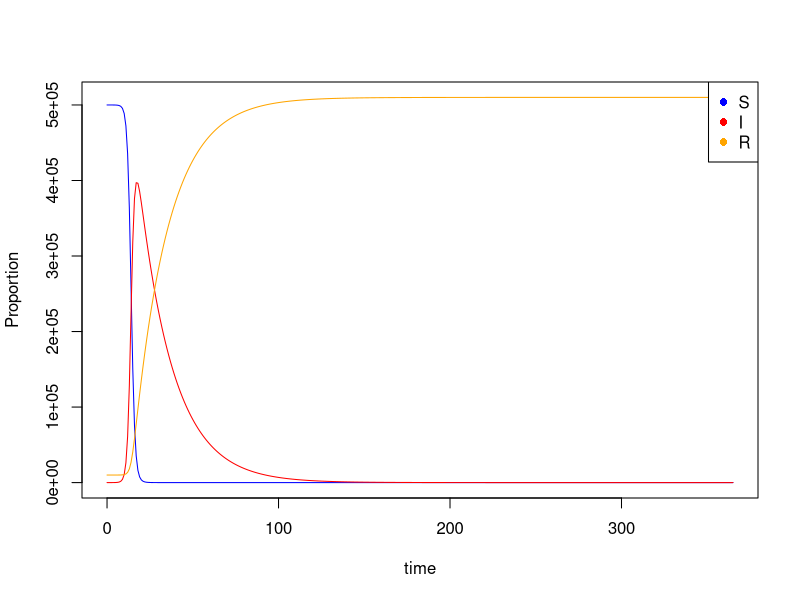

This figure's R source:
## ---- chunk 1
  knitr::opts_chunk$set(echo = TRUE, fig.align="center")
## ---- chunk 2
sir_function <- function(t, y, param){
  beta = param["beta"]
  v = param["v"]
  gamma = param["gamma"]
  S = y["S"]; I = y["I"]; R = y["R"]
  dS = -beta*S*I 
  dI = beta*S*I - gamma*I
  dR = gamma*I 
  return(list(c(dS, dI, dR)))}
## ---- chunk 3
library(deSolve)

run_sir_model <- function (beta, gamma, initial.state, max.time, freq.dependent) {
  
    beta.divisor <- ifelse(freq.dependent == TRUE, 
                           initial.state["S"] + initial.state["I"] + initial.state["R"], 
                            1)
    
    param <- c(beta = beta/beta.divisor, gamma = gamma)
    times <- seq(0, max.time, 1)
    
    sir.output <- deSolve::lsoda(initial.state, times, sir_function, param)
    
    return(as.data.frame(sir.output))
}
## ---- chunk 4
test_output <- run_sir_model(beta = 1, gamma = 0.05,  initial.state = c(S = 500000, I = 1, R = 10000), 
                             max.time = 365, freq.dependent = TRUE)
## ---- chunk 5
head(test_output)

N = test_output$S[1] + test_output$I[1] + test_output$R[1] ## total population size
plot(NA, NA, xlim = c(min(test_output$time), max(test_output$time)), ylim = c(0,N), xlab = 'time', ylab = 'Proportion')
lines(test_output$time, test_output$S, col = 'blue', lty = 1)
lines(test_output$time, test_output$I, col = 'red', lty = 1)
lines(test_output$time, test_output$R, col = 'orange', lty = 1)
legend('topright', legend = c('S', 'I', 'R'), col = c('blue', 'red', 'orange'), pch = 16)
